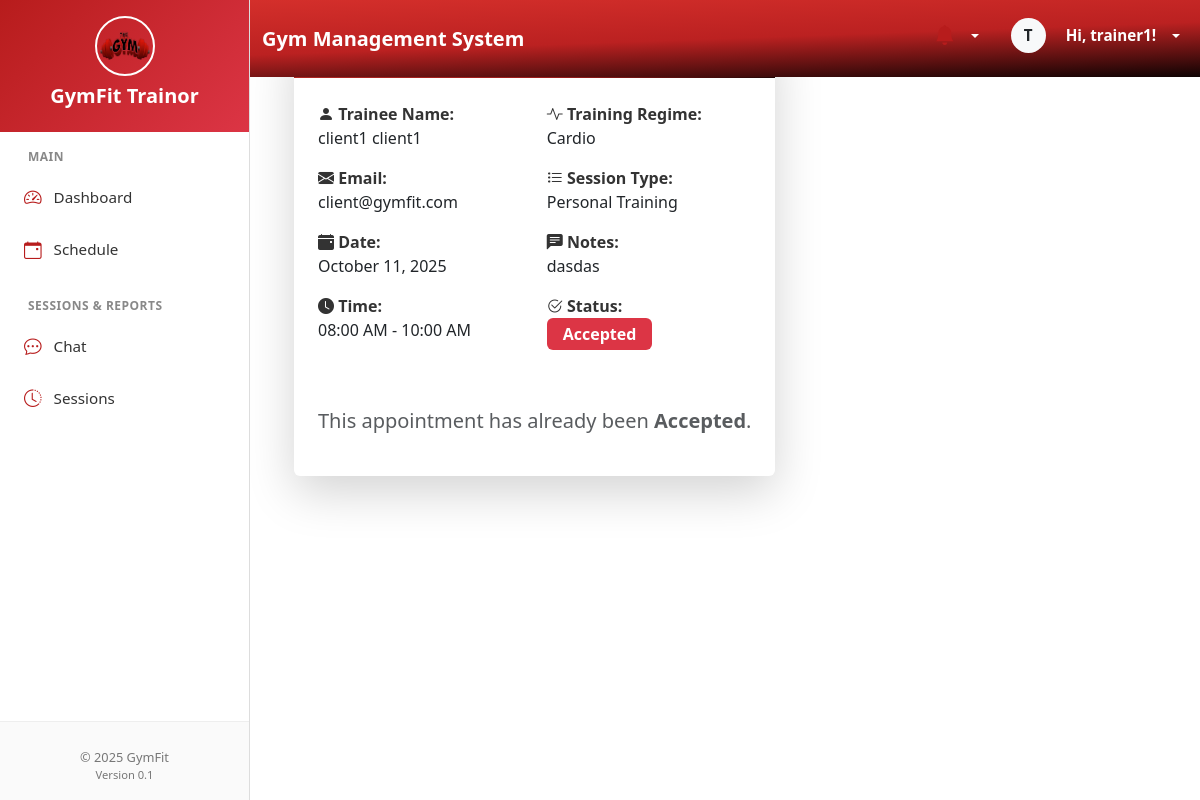
The page /dashboard/trainer/view_appointment.php?id=4 (signed in) on the database its author committed.
### tables this page shows
CREATE TABLE `appointments` (
  `id` int(11) NOT NULL,
  `trainee_id` int(11) DEFAULT NULL,
  `trainer_id` int(11) DEFAULT NULL,
  `date` date NOT NULL,
  `start_time` time NOT NULL,
  `end_time` time NOT NULL,
  `training_regime` enum('full_body','upper_body','lower_body','cardio','strength','flexibility','hiit','recovery') NOT NULL,
  `type` varchar(100) DEFAULT 'Personal Training',
  `notes` text DEFAULT NULL,
  `session_days` varchar(255) NOT NULL,
  `status` enum('pending','accepted','cancelled','declined','completed') DEFAULT 'pending',
  `amount` decimal(10,2) DEFAULT 0.00,
  `is_paid` tinyint(1) DEFAULT 0,
  `created_at` timestamp NOT NULL DEFAULT current_timestamp()
);

CREATE TABLE `users` (
  `id` int(11) NOT NULL,
  `firstName` varchar(255) NOT NULL,
  `middleName` varchar(255) NOT NULL,
  `lastName` varchar(255) NOT NULL,
  `username` varchar(100) NOT NULL,
  `email` varchar(150) DEFAULT NULL,
  `contact` int(25) NOT NULL,
  `password` varchar(255) NOT NULL,
  `role` enum('admin','trainer','trainor','client','trainee','owner') NOT NULL DEFAULT 'client',
  `full_name` varchar(150) DEFAULT NULL,
  `avatar` varchar(255) DEFAULT NULL,
  `idImage` varchar(255) NOT NULL,
  `status` enum('active','inactive') DEFAULT 'active',
  `created_at` timestamp NOT NULL DEFAULT current_timestamp(),
  `active_status` enum('online','offline','busy') DEFAULT 'offline'
);

### dashboard/trainer/view_appointment.php (the view, shortened to what this page needs)
<?php
include '../../db_connect.php';
$user = $_SESSION['user'];
$trainer_id = $user['id'];
$appointment_id = intval($_GET['id']);
$query = "SELECT a.*,
                 CONCAT(t.firstName, ' ', t.lastName) AS trainee_name,
                 t.email AS trainee_email
          FROM appointments a
          JOIN users t ON a.trainee_id = t.id
          WHERE a.id = ? AND a.trainer_id = ?";
$stmt = $conn->prepare($query);
$stmt->bind_param("ii", $appointment_id, $trainer_id);
$stmt->execute();
$result = $stmt->get_result();
$appointment = $result->fetch_assoc();
?>
<!DOCTYPE html>
<html lang="en">
<head>
  <link href="https://cdn.jsdelivr.net/npm/bootstrap@5.3.0/dist/css/bootstrap.min.css" rel="stylesheet">
  <link href="https://cdn.jsdelivr.net/npm/bootstrap-icons@1.10.5/font/bootstrap-icons.css" rel="stylesheet">
  <link href="https://cdn.jsdelivr.net/npm/bootstrap@5.3.3/dist/css/bootstrap.min.css" rel="stylesheet">
</head>
<body>
<?php include 'includes/navbar.php'; ?>
<div class="d-flex">
  <?php include 'includes/sidebar.php'; ?>
  <main>
    <div class="container">
      <div class="card shadow-lg border-0">
        <div class="card-header">
          <h4><i class="bi bi-person-vcard-fill"></i> View Appointment</h4>
          <span><i class="bi bi-calendar2-week"></i></span>
        </div>
        <div class="card-body p-4">
          <div class="row mb-4">
            <div class="col-md-6 mb-3">
              <p><span class="info-label"><i class="bi bi-person-fill"></i> Trainee Name:</span><br> <?= htmlspecialchars($appointment['trainee_name']) ?></p>
              <p><span class="info-label"><i class="bi bi-envelope-fill"></i> Email:</span><br> <?= htmlspecialchars($appointment['trainee_email']) ?></p>
              <p><span class="info-label"><i class="bi bi-calendar-event-fill"></i> Date:</span><br> <?= date("F d, Y", strtotime($appointment['date'])) ?></p>
              <p><span class="info-label"><i class="bi bi-clock-fill"></i> Time:</span><br>
                <?= date("h:i A", strtotime($appointment['start_time'])) ?> - <?= date("h:i A", strtotime($appointment['end_time'])) ?>
              </p>
            </div>
            <div class="col-md-6 mb-3">
              <p><span class="info-label"><i class="bi bi-activity"></i> Training Regime:</span><br> <?= ucfirst(str_replace('_', ' ', $appointment['training_regime'])) ?></p>
              <p><span class="info-label"><i class="bi bi-list-task"></i> Session Type:</span><br> <?= htmlspecialchars($appointment['type'] ?? 'N/A') ?></p>
              <p><span class="info-label"><i class="bi bi-chat-left-text-fill"></i> Notes:</span><br> <?= htmlspecialchars($appointment['notes'] ?? 'No notes provided') ?></p>
              <p><span class="info-label"><i class="bi bi-check2-circle"></i> Status:</span><br>
                <span class="badge bg-<?=
                  $appointment['status'] == 'Pending' ? 'warning text-dark' :
                  ($appointment['status'] == 'Accepted' ? 'success' : 'danger')
                ?> fs-6 px-3 py-2">
                  <?= ucfirst($appointment['status']) ?>
                </span>
              </p>
            </div>
          </div>
          <?php if ($appointment['status'] == 'Pending'): ?>
          <form method="POST" class="d-flex justify-content-center gap-4 mt-4">
            <button type="submit" name="status" value="Accepted"
                    class="btn btn-success action-btn" title="Accept Appointment">
              <i class="bi bi-check-lg"></i>
            </button>
            <button type="submit" name="status" value="Declined"
                    class="btn btn-danger action-btn" title="Decline Appointment">
              <i class="bi bi-x-lg"></i>
            </button>
          </form>
          <?php else: ?>
            <div class="text-center mt-3">
              <p class="text-muted fs-5">This appointment has already been <strong><?= ucfirst($appointment['status']) ?></strong>.</p>
            </div>
          <?php endif; ?>
        </div>
      </div>
    </div>
  </main>
</div>
</body>
</html>

### dashboard/trainer/view_appointment.php (style rules this page uses)
body { background-color: #f5f6fa; font-family: "Poppins", sans-serif; }
main { margin-left: 250px; padding: 2rem; min-height: 100vh; }
.card-header { background: linear-gradient(135deg, #d42f2b, #bb2121, #0f0303); color: white; display: flex; align-items: center; justify-content: space-between; padding: 1rem 1.5rem; }
.card-header h4 { margin: 0; display: flex; align-items: center; gap: 0.6rem; }
.info-label { font-weight: 600; color: #333; }

### rows shown on the page
appointments: trainee.email "client@gymfit.com", date "October 11, 2025", start_time "08:00 AM", end_time "10:00 AM", training_regime "Cardio", type "Personal Training", notes "dasdas", status "Accepted"

### other values the page prints
substr($trainer_name, 0, 1) "T"
strtok($trainer_name, ' ') "trainer1"
$appointment['trainee_name'] "client1 client1"
